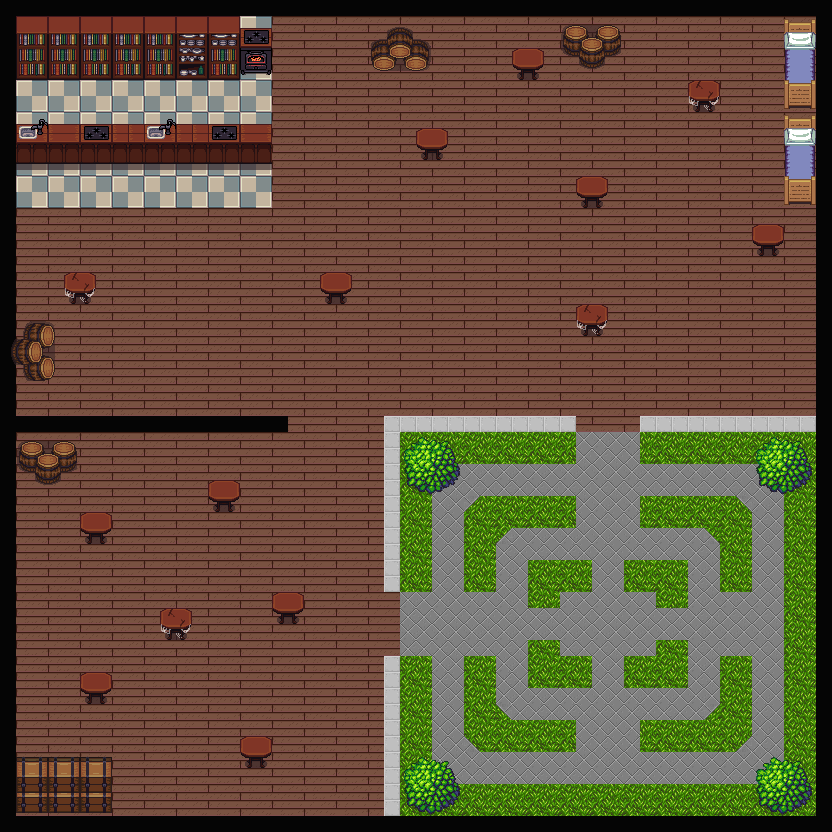

Tiled map render using the project's own tile images. Description and the map definition, with tile-layer contents summarised, below:
An orthogonal 52x52 tile map with 16x16 px tiles, 3 tile layers (Tile Layer 1, 2, collisionLayer), 3 tilesets.

<map version="1.2" tiledversion="1.2.1" orientation="orthogonal" renderorder="right-down" width="52" height="52" tilewidth="16" tileheight="16" infinite="0" nextlayerid="4" nextobjectid="1">
 <tileset firstgid="1" source="interior.tsx" />
 <tileset firstgid="1025" source="wood_tileset_3.tsx" />
 <tileset firstgid="2049" source="floor_tileset.tsx" />
 <layer id="1" name="Tile Layer 1" width="52" height="52">
  <data>[2704 cells, 2704 non-empty, 21 distinct tile ids]</data>
 </layer>
 <layer id="3" name="2" width="52" height="52">
  <data>[2704 cells, 8 non-empty, 1 distinct tile ids]</data>
 </layer>
 <layer id="2" name="collisionLayer" width="52" height="52">
  <data>[2704 cells, 620 non-empty, 99 distinct tile ids]</data>
 </layer>
</map>
